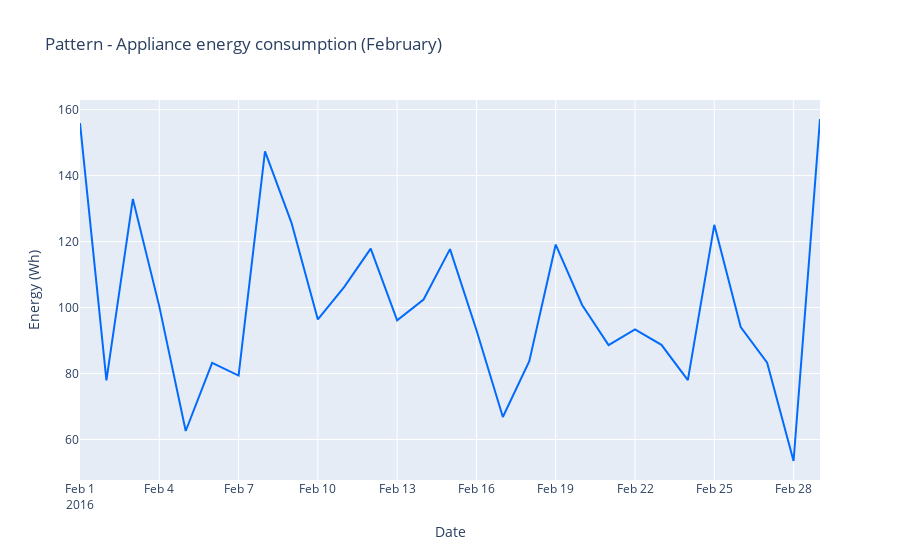

Notebook code for this chart:
### Code cell
# To understand the timeseries variation of the applaince energy consumption
visData1_tmp = graph_objs.Scatter(
    x = tmp_data_month.date,
    y = tmp_data_month.Appliances,
    mode = "lines",
    line_color=asif_graph_color_theme_monthly
)
layout = graph_objs.Layout(
    title = "Pattern - Appliance energy consumption ({:})".format(calendar.month_name[tmp_data_month["date"].dt.month[0]]),
    xaxis=dict(title='Date'),
    yaxis=dict(title='Energy (Wh)')
)
fig = graph_objs.Figure(data=[visData1_tmp],layout=layout)

iplot(fig)

### Figure 1 — Plotly figure (JSON) as saved in the notebook; plotly's stock layout.template omitted (floating-point values rounded to 4 significant figures)
{"data": [{"line": {"color": "#036bfc"}, "mode": "lines", "type": "scatter", "x": ["2016-02-01T00:00:00", "2016-02-02T00:00:00", "2016-02-03T00:00:00", "2016-02-04T00:00:00", "2016-02-05T00:00:00", "2016-02-06T00:00:00", "2016-02-07T00:00:00", "2016-02-08T00:00:00", "2016-02-09T00:00:00", "2016-02-10T00:00:00", "2016-02-11T00:00:00", "2016-02-12T00:00:00", "2016-02-13T00:00:00", "2016-02-14T00:00:00", "2016-02-15T00:00:00", "2016-02-16T00:00:00", "2016-02-17T00:00:00", "2016-02-18T00:00:00", "2016-02-19T00:00:00", "2016-02-20T00:00:00", "2016-02-21T00:00:00", "2016-02-22T00:00:00", "2016-02-23T00:00:00", "2016-02-24T00:00:00", "2016-02-25T00:00:00", "2016-02-26T00:00:00", "2016-02-27T00:00:00", "2016-02-28T00:00:00", "2016-02-29T00:00:00"], "y": [155.9, 77.92, 132.9, 100.3, 62.57, 83.19, 79.38, 147.4, 125.8, 96.39, 106.2, 117.8, 96.11, 102.4, 117.7, 93.19, 66.81, 83.75, 119.1, 100.8, 88.61, 93.4, 88.68, 77.99, 125.1, 94.1, 83.26, 53.47, 157.2]}], "layout": {"autosize": true, "title": {"text": "Pattern - Appliance energy consumption (February)"}, "xaxis": {"autorange": true, "range": ["2016-02-01", "2016-02-29"], "title": {"text": "Date"}, "type": "date"}, "yaxis": {"autorange": true, "range": [47.71, 162.9], "title": {"text": "Energy (Wh)"}, "type": "linear"}}}
